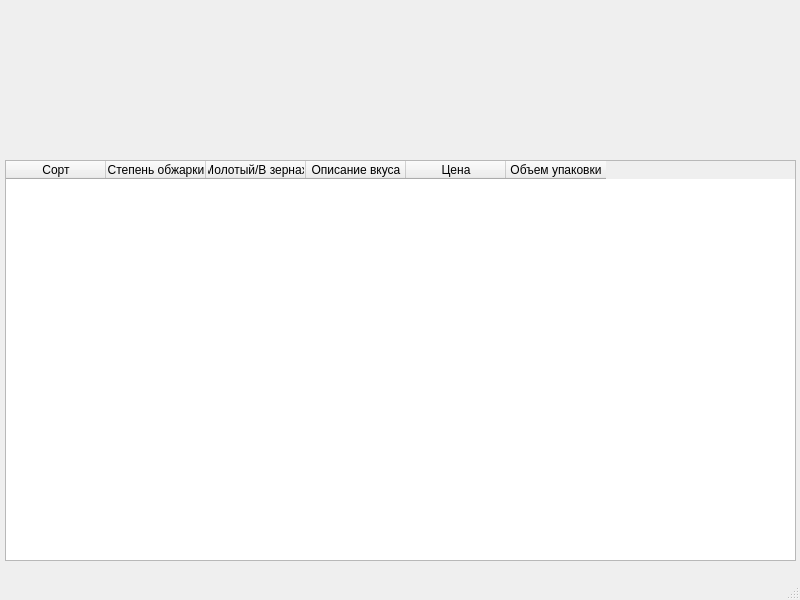
<?xml version="1.0" encoding="UTF-8"?>
<ui version="4.0">
 <class>MainWindow</class>
 <widget class="QMainWindow" name="MainWindow">
  <property name="geometry">
   <rect>
    <x>0</x>
    <y>0</y>
    <width>800</width>
    <height>600</height>
   </rect>
  </property>
  <property name="windowTitle">
   <string>MainWindow</string>
  </property>
  <widget class="QWidget" name="centralwidget">
   <widget class="QTableWidget" name="tableWidget">
    <property name="geometry">
     <rect>
      <x>5</x>
      <y>160</y>
      <width>791</width>
      <height>401</height>
     </rect>
    </property>
    <column>
     <property name="text">
      <string>Сорт</string>
     </property>
    </column>
    <column>
     <property name="text">
      <string>Степень обжарки</string>
     </property>
    </column>
    <column>
     <property name="text">
      <string>Молотый/В зернах</string>
     </property>
    </column>
    <column>
     <property name="text">
      <string>Описание вкуса</string>
     </property>
    </column>
    <column>
     <property name="text">
      <string>Цена</string>
     </property>
    </column>
    <column>
     <property name="text">
      <string>Объем упаковки</string>
     </property>
    </column>
   </widget>
  </widget>
  <widget class="QMenuBar" name="menubar">
   <property name="geometry">
    <rect>
     <x>0</x>
     <y>0</y>
     <width>800</width>
     <height>21</height>
    </rect>
   </property>
  </widget>
  <widget class="QStatusBar" name="statusbar"/>
 </widget>
 <resources/>
 <connections/>
</ui>
